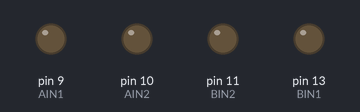
A sketch run on a simulated Arduino Uno, built with avr-gcc and run on an emulated ATmega328P. Parts: output pins drawn as LEDs (lit = HIGH).

Above: at 0.05 s.
At 1.2 s:
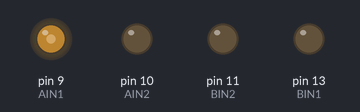
At 2.35 s:
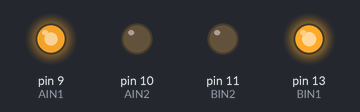
At 4.7 s:
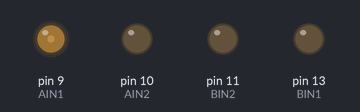
At 7.3 s:
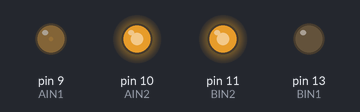
At 9.9 s:
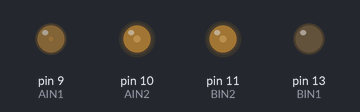
Timing chart, 0 to 13.5 s (numbered marks = the images above):
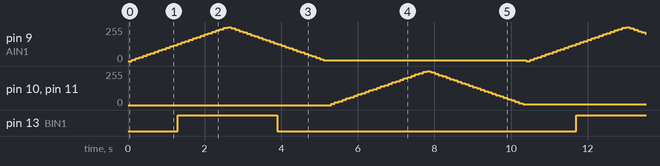

The sketch:

h-BRUG-ProofOfConcept_22_11.ino
```cpp
#define AIN1 9
#define AIN2 10
#define BIN1 13
#define BIN2 11

void setup() {

}

void loop() {
for(int k = 0; k<255; k+=10)
   {
    analogWrite (AIN1,k);
    analogWrite (BIN1,k);
    delay(100);
   }

  for(int k =255 ; k>= 0; k-=10)
   {
    analogWrite(AIN1,k);
    analogWrite (BIN1,k);
    delay(100);
   }


   for(int k = 0; k<255; k+=10)
   {
    analogWrite (AIN2,k);
    analogWrite (BIN2,k);
    delay(100);
   }

  for(int k =255 ; k>= 0; k-=10)
   {
    analogWrite(AIN2,k);
    analogWrite (BIN2,k);
    delay(100);
   }
  }
```

Measured:
- by itself, pin 13 (BIN1): alternates HIGH for 2.6 s and LOW for 7.8 s
